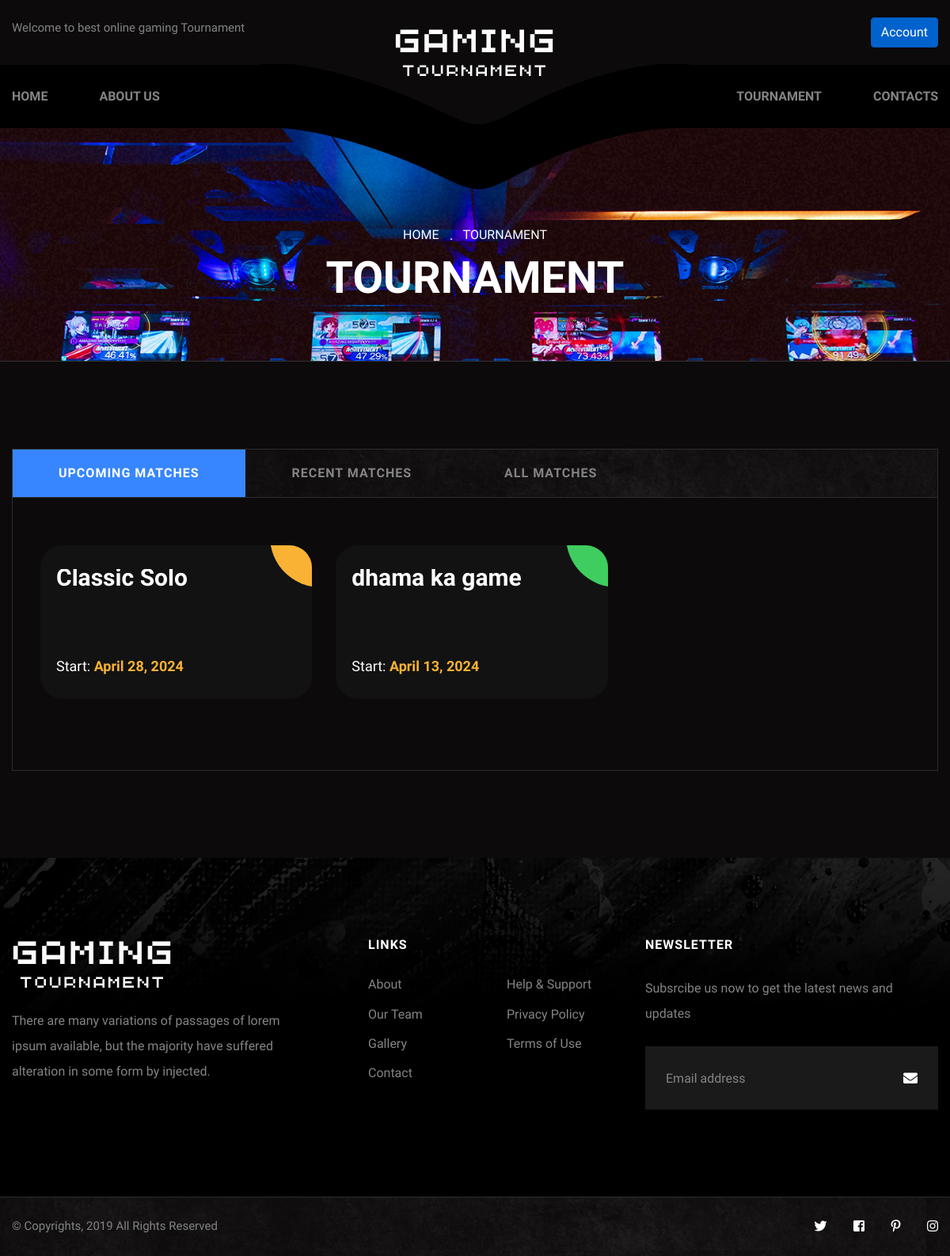
Before: /tournament with the older database file.
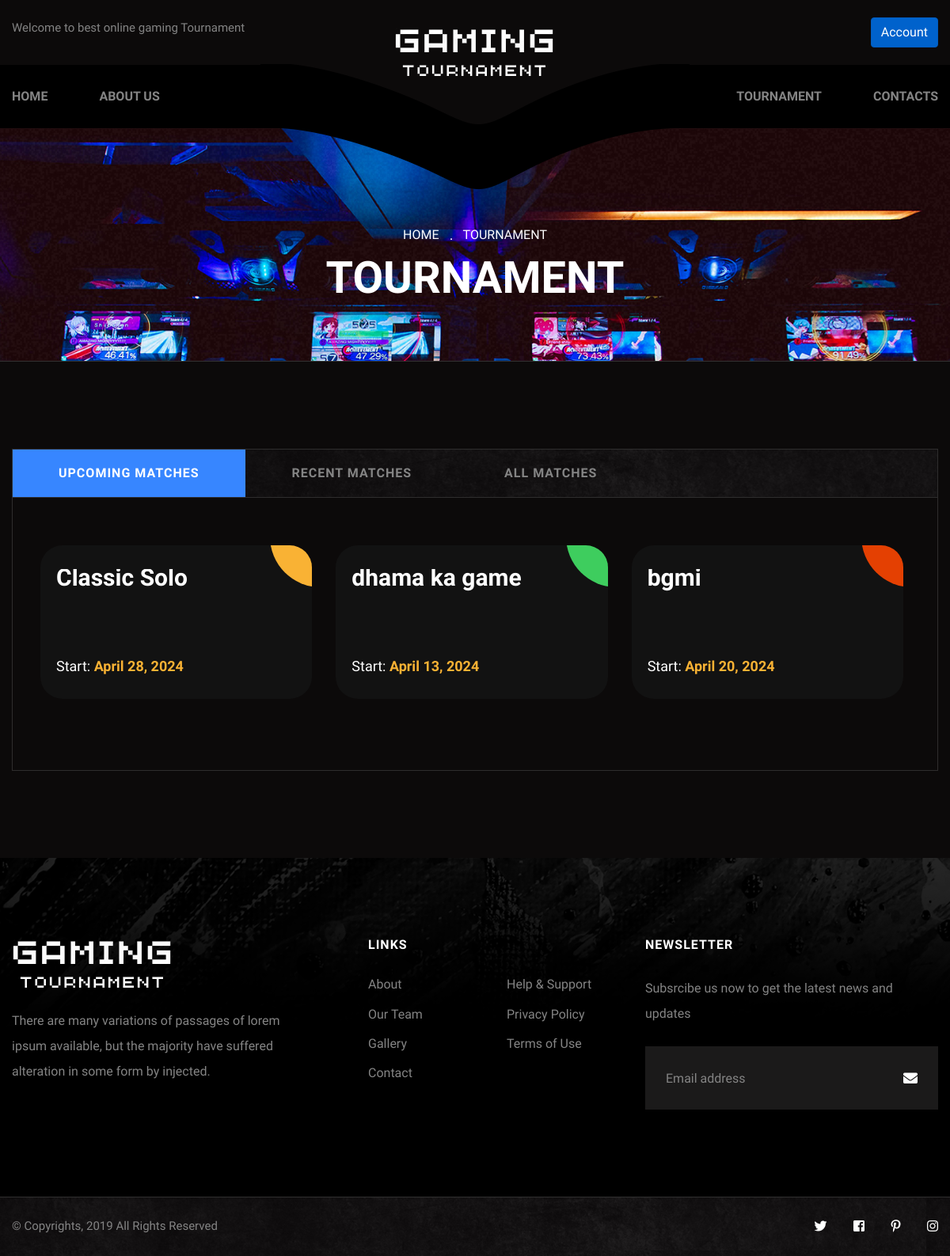
After: the same page with the newer database file.
### game/models.py (models this page shows, shortened)
class Tournament(models.Model):
    game = models.CharField(max_length=100)
    name = models.CharField(max_length=100)
    start_date = models.DateField()
    start_time = models.TimeField()
    max_players = models.IntegerField()
    group_size = models.CharField(max_length=50, choices=[('solo', 'Solo'), ('duo', 'Duo'), ('squad', 'Squad')])

### app/views.py (the view)
# urls.py: path('tournament',views.tournament,name='tournament'),
def tournament(request):
    user_tournament = Tournament.objects.all()
    past_tournaments = user_tournament.filter(start_date__lt=timezone.now())
    upcoming_tournaments = user_tournament.filter(start_date__gte=timezone.now())
    for tournament in past_tournaments:
        winner = Participant.objects.filter(tournament=tournament, is_winner=True).first()
        if winner:
            winners = winner.team_name
    context = {
        'user_tournament':user_tournament,
        'past_tournaments': past_tournaments,
        'upcoming_tournaments': upcoming_tournaments,
        'winner':winners
    }
    return render(request,'user/tournament.html',context)

### templates/user/tournament.html (shortened to what this page needs)
{% extends 'user/base.html' %}
{% load static %}
{% block content%}
<section class="page-banner">
	<div class="auto-container">
		<div class="inner-container clearfix">
			<ul class="bread-crumb clearfix">
				<li><a href="index.html">Home</a></li>
				<li>Tournament</li>
			</ul>
			<h1>Tournament</h1>
		</div>
	</div>
</section>
<section class="matches-section">
	<div class="auto-container">
		<div class="matches-info-tabs">
			<div class="matches-tabs tabs-box">
				<ul class="tab-btns tab-buttons clearfix">
					<li data-tab="#prod-matches" class="tab-btn active-btn"><span>Upcoming Matches</span></li>
					<li data-tab="#prod-results" class="tab-btn"><span>recent Matches</span></li>
					<li data-tab="#prod-all" class="tab-btn "><span>All Matches</span></li>
				</ul>
				<div class="tabs-content">
					<div class="tab active-tab" id="prod-matches">
						<div class="content">
							<div class="matches-block">
								<div class="inner-block">
									<div class="row clearfix">
										<div class="content-column col-lg-7 col-md-12 col-sm-12">
											<div class="inner-column">
												<div class="ag-format-container">
													<div class="ag-courses_box">
														{% for upt in upcoming_tournaments %}
														<div class="ag-courses_item">
															<a href="{% url 'Tournament_Detail' upt.id %}"
																class="ag-courses-item_link">
																<div class="ag-courses-item_bg"></div>
																<div class="ag-courses-item_title">
																	{{upt.name}}
																</div>
																<div class="ag-courses-item_date-box">
																	Start:
																	<span class="ag-courses-item_date">
																		{{upt.start_date}}
																	</span>
																</div>
															</a>
														</div>
														{% endfor %}
													</div>
												</div>
											</div>
										</div>
									</div>
								</div>
							</div>
						</div>
					</div>
				</div>
			</div>
		</div>
	</div>
</section>
{% endblock %}

Changed rows visible on the page:
added Tournament: name "bgmi", start_date "April 20, 2024"
